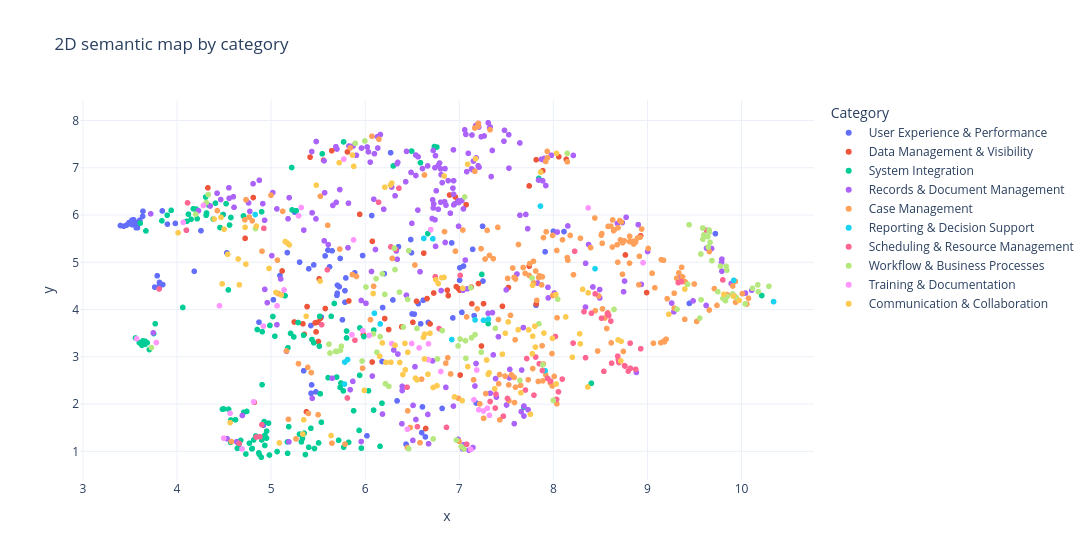

This figure's notebook cell:
### Markdown cell above
## 6. Visualizations

### Code cell
coords_2d = umap.UMAP(
    n_neighbors=15, n_components=2, min_dist=0.1, metric="cosine", random_state=42
).fit_transform(challenge_embeddings)
plot_df = pd.DataFrame({
    "x": coords_2d[:, 0], "y": coords_2d[:, 1],
    "Category": df["Category"].values,
    "Cluster_Label": df["Cluster_Label"].values,
    "Challenge": df[CHALLENGE_TEXT_COL].values,
    "Focus Group": df["focus_group"].values,
})
fig_map = px.scatter(
    plot_df, x="x", y="y", color="Category",
    hover_data=["Focus Group", "Cluster_Label", "Challenge"],
    title="2D semantic map by category",
)
fig_map.update_layout(height=560, width=1100, template="plotly_white")
fig_map.show()

### Figure 1 — Plotly figure (JSON) as saved in the notebook; plotly's stock layout.template omitted (floating-point values rounded to 4 significant figures; data arrays with more than 128 entries replaced by an {"elided": "..."} marker saying what was removed)
{"data": [{"customdata": {"elided": "99x3 str values"}, "hovertemplate": "Category=User Experience & Performance<br>x=%{x}<br>y=%{y}<br>Focus Group=%{customdata[0]}<br>Cluster_Label=%{customdata[1]}<br>Challenge=%{customdata[2]}<extra></extra>", "legendgroup": "User Experience & Performance", "marker": {"color": "#636efa", "symbol": "circle"}, "mode": "markers", "name": "User Experience & Performance", "showlegend": true, "type": "scattergl", "x": [5.724, 6.589, 5.699, 5.703, 3.433, 7.003, 3.521, 9.445, 6.492, 3.634, 3.843, 3.569, 3.638, 3.464, 6.354, 6.522, 6.498, 7.028, 6.919, 3.519, 5.43, 6.202, 8.0, 3.399, 6.07, 7.158, 7.142, 5.4, 5.453, 3.491, 5.424, 8.113, 5.648, 3.821, 5.705, 6.434, 6.185, 6.339, 7.252, 3.763, 9.722, 6.609, 3.493, 6.64, 3.817, 5.734, 5.303, 5.794, 4.871, 7.912, 7.247, 6.179, 6.6, 6.564, 3.605, 3.579, 4.255, 3.982, 5.574, 3.79, 5.476, 7.815, 5.172, 5.972, 3.566, 5.758, 7.045, 5.785, 5.889, 6.67, 3.813, 6.27, 3.539, 6.817, 5.346, 5.094, 6.484, 7.179, 5.621, 3.49, 5.25, 6.019, 5.604, 3.523, 3.898, 3.849, 6.294, 4.529, 5.024, 4.918, 5.121, 5.423, 5.785, 6.931, 5.533, 6.616, 7.006, 4.183, 4.491], "xaxis": "x", "y": [4.482, 3.7, 4.3, 4.347, 5.764, 4.62, 5.893, 4.131, 5.202, 5.972, 6.087, 5.838, 6.081, 5.788, 5.33, 3.904, 3.908, 3.941, 5.41, 5.85, 2.407, 4.761, 5.657, 5.778, 5.99, 3.872, 5.275, 4.863, 4.945, 5.814, 2.229, 5.651, 5.242, 4.513, 4.515, 1.154, 4.043, 2.069, 4.603, 4.476, 5.606, 1.941, 5.836, 1.306, 4.528, 5.081, 5.003, 4.668, 3.734, 5.223, 5.763, 2.902, 1.397, 4.124, 5.892, 5.731, 5.669, 5.823, 5.135, 4.716, 2.259, 4.09, 5.206, 5.143, 5.731, 3.784, 4.921, 4.156, 4.777, 3.728, 4.574, 7.319, 5.899, 1.909, 2.704, 4.72, 5.482, 2.023, 4.904, 5.84, 6.063, 1.33, 5.257, 5.797, 5.807, 4.529, 4.203, 5.2, 4.207, 1.554, 4.309, 3.662, 4.4, 3.823, 3.842, 4.197, 4.885, 4.81, 6.01], "yaxis": "y"}, {"customdata": {"elided": "64x3 str values"}, "hovertemplate": "Category=Data Management & Visibility<br>x=%{x}<br>y=%{y}<br>Focus Group=%{customdata[0]}<br>Cluster_Label=%{customdata[1]}<br>Challenge=%{customdata[2]}<extra></extra>", "legendgroup": "Data Management & Visibility", "marker": {"color": "#EF553B", "symbol": "circle"}, "mode": "markers", "name": "Data Management & Visibility", "showlegend": true, "type": "scattergl", "x": [6.249, 7.258, 6.657, 7.743, 4.734, 4.328, 5.511, 7.005, 6.883, 6.546, 5.503, 5.812, 6.897, 6.968, 5.826, 6.992, 7.134, 6.959, 6.986, 6.388, 5.981, 7.887, 5.644, 4.724, 8.058, 8.137, 8.927, 8.766, 6.076, 7.522, 7.817, 5.467, 5.414, 6.074, 7.01, 5.117, 5.353, 6.207, 5.382, 5.246, 6.622, 7.127, 8.991, 5.942, 5.376, 7.818, 7.073, 5.557, 6.873, 7.458, 7.235, 7.204, 6.728, 5.499, 6.507, 6.643, 5.478, 5.338, 5.576, 5.524, 4.81, 4.82, 6.689, 7.743], "xaxis": "x", "y": [3.578, 4.125, 4.233, 4.919, 6.319, 6.576, 4.65, 4.41, 4.296, 4.176, 3.324, 7.335, 6.424, 4.485, 4.182, 4.44, 4.122, 6.382, 6.299, 3.635, 3.467, 6.938, 7.361, 5.507, 7.234, 7.179, 5.561, 5.156, 5.444, 4.467, 7.17, 3.718, 7.225, 2.891, 2.615, 4.817, 3.476, 3.81, 4.063, 3.737, 5.194, 4.475, 4.36, 6.015, 1.838, 4.119, 6.219, 7.16, 4.41, 4.069, 3.229, 4.551, 4.351, 3.733, 3.731, 1.484, 3.528, 3.699, 4.023, 3.814, 6.37, 2.039, 3.697, 6.616], "yaxis": "y"}, {"customdata": {"elided": "137x3 str values"}, "hovertemplate": "Category=System Integration<br>x=%{x}<br>y=%{y}<br>Focus Group=%{customdata[0]}<br>Cluster_Label=%{customdata[1]}<br>Challenge=%{customdata[2]}<extra></extra>", "legendgroup": "System Integration", "marker": {"color": "#00cc96", "symbol": "circle"}, "mode": "markers", "name": "System Integration", "showlegend": true, "type": "scattergl", "x": {"elided": "137 float values"}, "xaxis": "x", "y": {"elided": "137 float values"}, "yaxis": "y"}, {"customdata": {"elided": "242x3 str values"}, "hovertemplate": "Category=Records & Document Management<br>x=%{x}<br>y=%{y}<br>Focus Group=%{customdata[0]}<br>Cluster_Label=%{customdata[1]}<br>Challenge=%{customdata[2]}<extra></extra>", "legendgroup": "Records & Document Management", "marker": {"color": "#ab63fa", "symbol": "circle"}, "mode": "markers", "name": "Records & Document Management", "showlegend": true, "type": "scattergl", "x": {"elided": "242 float values"}, "xaxis": "x", "y": {"elided": "242 float values"}, "yaxis": "y"}, {"customdata": {"elided": "199x3 str values"}, "hovertemplate": "Category=Case Management<br>x=%{x}<br>y=%{y}<br>Focus Group=%{customdata[0]}<br>Cluster_Label=%{customdata[1]}<br>Challenge=%{customdata[2]}<extra></extra>", "legendgroup": "Case Management", "marker": {"color": "#FFA15A", "symbol": "circle"}, "mode": "markers", "name": "Case Management", "showlegend": true, "type": "scattergl", "x": {"elided": "199 float values"}, "xaxis": "x", "y": {"elided": "199 float values"}, "yaxis": "y"}, {"customdata": [["BAA ALJs", "System Integration", "Decision bank"], ["BAA Supervisors", "User Experience & Performance", "Unreliable reports"], ["Permits", "User Experience & Performance", "Reads less like a report and more like a hunt for information"], ["NBD Data Team", "System Integration", "Tracking for users also cause of continuity for data reporting"], ["NBD Data Team", "Noise / unclustered", "Units! Subparcels"], ["Admin Aide", "System Integration", "S: Doesn't use Excel on day to day"], ["Admin Aide", "Case Management", "Inspectors update SeeClick Fix – not admin aides"], ["BAA ALJs", "User Experience & Performance", "Appreciate how staff put it in, but lots of room for error"], ["BAA ALJs", "Noise / unclustered", "Decision bank – e..g defaults – someone doesn't appear for"], ["CPC", "Noise / unclustered", "For what CPC uses it for – difficult to pin down exactly what's outstanding"], ["CPO-Coordinators", "Noise / unclustered", "IPS doesn't tell you when things expire unless you run it report"], ["Housing Inspectors", "Noise / unclustered", "Would be helpful in specific unit number"], ["Housing Inspectors", "System Integration", "Others don't typically use Excel independently"], ["OCHD", "User Experience & Performance", "Report generation takes time to navigate and is pretty complicated"], ["OCHD", "Records & Document Management", "Receive work through state and report updates through that as well - one requires ny.gov id to access for RR registration portal and entire health commerce system for all health-related data - access for 3 programs"], ["CPC", "Data Management & Visibility", "Ties into main account – what's missing here – an account overview"], ["IT", "Case Management", "Contest BAA tickets Report if trash already cleaned up"]], "hovertemplate": "Category=Reporting & Decision Support<br>x=%{x}<br>y=%{y}<br>Focus Group=%{customdata[0]}<br>Cluster_Label=%{customdata[1]}<br>Challenge=%{customdata[2]}<extra></extra>", "legendgroup": "Reporting & Decision Support", "marker": {"color": "#19d3f3", "symbol": "circle"}, "mode": "markers", "name": "Reporting & Decision Support", "showlegend": true, "type": "scattergl", "x": [6.098, 7.167, 7.309, 6.16, 6.623, 5.783, 7.912, 6.92, 8.443, 10.34, 4.831, 6.719, 5.813, 7.257, 5.78, 7.863, 9.918], "xaxis": "x", "y": [3.921, 3.781, 3.799, 3.695, 5.505, 2.889, 2.707, 3.366, 4.865, 4.168, 6.01, 5.498, 2.942, 3.773, 2.424, 6.189, 4.618], "yaxis": "y"}, {"customdata": {"elided": "67x3 str values"}, "hovertemplate": "Category=Scheduling & Resource Management<br>x=%{x}<br>y=%{y}<br>Focus Group=%{customdata[0]}<br>Cluster_Label=%{customdata[1]}<br>Challenge=%{customdata[2]}<extra></extra>", "legendgroup": "Scheduling & Resource Management", "marker": {"color": "#FF6692", "symbol": "circle"}, "mode": "markers", "name": "Scheduling & Resource Management", "showlegend": true, "type": "scattergl", "x": [8.405, 8.611, 8.574, 7.938, 6.142, 6.358, 7.716, 4.881, 8.619, 8.342, 8.094, 8.691, 7.703, 8.796, 8.054, 8.325, 8.819, 8.589, 8.444, 8.684, 8.536, 8.875, 8.512, 9.327, 7.469, 7.079, 9.801, 4.112, 6.309, 3.81, 8.761, 8.209, 5.597, 7.97, 4.923, 6.745, 7.009, 4.099, 7.849, 7.512, 7.812, 8.697, 4.84, 8.034, 4.661, 7.39, 7.794, 6.785, 7.382, 4.902, 8.756, 5.81, 8.021, 6.864, 8.226, 7.883, 5.891, 9.36, 7.327, 6.555, 8.816, 8.928, 9.627, 6.272, 6.445, 6.323, 5.537], "xaxis": "x", "y": [3.923, 3.757, 3.918, 2.543, 6.27, 6.567, 2.964, 1.308, 2.866, 2.982, 2.529, 2.942, 2.299, 2.699, 2.26, 3.955, 2.757, 3.874, 4.333, 3.014, 2.693, 2.736, 3.818, 4.57, 1.745, 1.15, 4.628, 6.257, 5.298, 4.436, 2.805, 3.291, 4.841, 2.485, 5.719, 4.694, 4.722, 5.68, 2.853, 2.119, 2.996, 2.879, 1.304, 2.1, 1.168, 2.212, 2.19, 3.598, 1.916, 1.565, 2.812, 2.13, 3.431, 1.508, 5.234, 2.71, 3.351, 4.591, 2.055, 1.523, 3.29, 3.171, 5.679, 5.327, 2.357, 5.274, 3.68], "yaxis": "y"}, {"customdata": {"elided": "85x3 str values"}, "hovertemplate": "Category=Workflow & Business Processes<br>x=%{x}<br>y=%{y}<br>Focus Group=%{customdata[0]}<br>Cluster_Label=%{customdata[1]}<br>Challenge=%{customdata[2]}<extra></extra>", "legendgroup": "Workflow & Business Processes", "marker": {"color": "#B6E880", "symbol": "circle"}, "mode": "markers", "name": "Workflow & Business Processes", "showlegend": true, "type": "scattergl", "x": [9.665, 4.332, 6.364, 9.59, 9.427, 6.452, 9.642, 6.116, 9.844, 7.167, 7.05, 6.181, 6.008, 9.314, 6.208, 6.214, 7.07, 9.905, 5.702, 6.158, 9.943, 7.887, 6.722, 4.197, 9.589, 10.17, 9.598, 8.148, 8.644, 7.122, 9.57, 6.819, 10.04, 7.13, 9.645, 10.29, 9.556, 6.463, 9.442, 9.586, 7.008, 7.02, 7.644, 9.748, 5.996, 5.966, 4.834, 8.046, 9.567, 10.12, 6.124, 6.317, 7.383, 5.894, 7.773, 7.999, 5.615, 7.846, 5.737, 5.747, 5.626, 6.087, 5.684, 9.829, 6.31, 9.848, 6.462, 7.066, 6.406, 7.057, 6.55, 6.969, 7.233, 9.802, 9.658, 6.251, 9.685, 9.775, 9.836, 3.728, 10.18, 6.987, 9.655, 4.311, 6.768], "xaxis": "x", "y": [5.422, 6.432, 4.369, 5.725, 4.535, 4.215, 5.545, 4.655, 4.832, 3.47, 1.05, 4.755, 4.477, 4.005, 4.322, 2.432, 2.97, 4.33, 3.113, 3.428, 4.254, 2.83, 1.265, 6.017, 5.489, 4.523, 5.579, 7.306, 4.003, 4.462, 4.207, 3.556, 4.12, 3.405, 5.323, 4.494, 3.819, 5.245, 5.795, 5.726, 3.377, 1.103, 2.503, 4.379, 7.567, 2.911, 5.714, 4.22, 5.176, 4.45, 3.097, 4.847, 3.603, 7.517, 4.667, 2.079, 3.268, 3.7, 3.139, 3.223, 3.081, 3.486, 3.114, 4.187, 5.299, 4.275, 1.055, 3.343, 3.631, 6.382, 3.601, 1.24, 3.099, 4.235, 5.64, 2.376, 5.036, 4.919, 4.914, 3.195, 4.379, 3.231, 5.683, 6.265, 2.956], "yaxis": "y"}, {"customdata": [["BAA Supervisors", "System Integration", "SOP process"], ["BAA Supervisors", "System Integration", "Note taking (nothing technical)"], ["Building Inspectors", "Records & Document Management", "Required permits"], ["Building Inspectors", "Case Management", "Elevator certification"], ["Building Inspectors", "Case Management", "Water certification"], ["Permit/Commercial/Electrical Inspectors", "System Integration", "Better training on processes in pace"], ["Supervisors", "System Integration", "Special Knowledge needed to operate system"], ["Admin Aide", "System Integration", "[PERSON] not really trained on AS400"], ["Admin Aide", "Records & Document Management", "That needs to be updated"], ["BAA ALJs", "System Integration", "Archaic program Lack of training materials?"], ["Building Inspectors", "Case Management", "Technology See the water and elevator certs – have to ask Sonya – no note if it's passed or paid"], ["Building Inspectors", "User Experience & Performance", "Couldn't save documents in there – had to go into Onbase"], ["CPO-Coordinators", "System Integration", "Can't print generate documents in Camino"], ["CPO-Coordinators", "System Integration", "Does like document generation in IPS – certs look elementary coming out of Camino"], ["Fire", "Case Management", "Eventually adding Fire alarms (starting to be in there) not required yet"], ["IT", "System Integration", "Upgrade and dev system so you can at least access read-only"], ["IT", "System Integration", "Common with health firm - 80-90k for support on system – stand up in read only mode – back it up once"], ["IT", "System Integration", "Significant part of implementation cost would be prep work we do or rely on 3rd party to support that work"], ["NBD Data Team", "System Integration", "R: process: lack of standardize data entry due to lack of processes. Codes staff notes make it hard to parse data. System training & support. Lack of automation: BAA process is manual, automatic double fines. Workflow related. Lack of sys use for cross dept projects: law dept. Camino & Ips makes in difficult for continutity. Timely sys update, literally years to solve anything. IT have to manually go into each sys and there could be a bug. It is clunky, easy to accidentally break things: deactive rec type, SPCC book, lack of data validation, things missing. Limited ability to associate inspection types with case type. Resubs occure limitations. Limited track organise cases based on unit level. Address book cant add related address if already exist. BAA only can track things on case level only, but we need more. If one violation is correct but other exists, it is very challenging and messy."], ["NBD Data Team", "System Integration", "J: Camino needs the training & support and IPS database design."], ["NBD Internal", "Noise / unclustered", "Permits- intake they go into IPS – flashes historic sites – they figure out what I need to review. They refer a lot of things – but if i am not here they need more trainings."], ["NBD Internal", "Case Management", "Training is needed. Codes – zoning & presv ordinance – enforcement side: code inspectors work with her. Getting approved."], ["OCHD", "Case Management", "Especially if seeing codes issues where they're also seeing issues, helpful to know what's been documented/cited"], ["OCHD", "System Integration", "No training for IPS"], ["Permit/Commercial/Electrical Inspectors", "System Integration", "Lack of training with Camino"], ["Permits", "System Integration", "Not much existing documentation for IPS – figure it out, trial and error"], ["Permits", "Case Management", "Other plan reviewers? Engineering, ROW Mostly Camino [PERSON] Thompson – prefers documentation history in IPS"], ["Supervisors", "Noise / unclustered", "Muj: IPS – waiting on landlords and tenants to get ducks in a row and provide documentation, or if provided, getting it in piecemeal"], ["Supervisors", "Noise / unclustered", "Sending phone screenshots of documents frustrating"], ["Supervisors", "Noise / unclustered", "Technology Drop-down selection Dropbox feature for getting documents"], ["Zoning", "Case Management", "Fields are separate – if type in 200 salina – will pull up anything that's 200 level – will produce random documents"], ["Zoning", "Noise / unclustered", "Questions about what's actually permitted"], ["Zoning", "Records & Document Management", "Zone checks more of a formal process – word document – goes into work queue – all internal"], ["Housing Inspectors", "System Integration", "Not any training materials"], ["NBD Internal", "System Integration", "[PERSON] System that comes with video trainings. Sometimes we have interns to do data entry – lots of time to explain it"], ["OCHD", "System Integration", "Easier way to share documents and photos instead of cluttering email - right now, if remoted in, Deb has to access city One Drive, attach from there, don't bother with it most of the time because cumbersome/time consuming"]], "hovertemplate": "Category=Training & Documentation<br>x=%{x}<br>y=%{y}<br>Focus Group=%{customdata[0]}<br>Cluster_Label=%{customdata[1]}<br>Challenge=%{customdata[2]}<extra></extra>", "legendgroup": "Training & Documentation", "marker": {"color": "#FF97FF", "symbol": "circle"}, "mode": "markers", "name": "Training & Documentation", "showlegend": true, "type": "scattergl", "x": [6.673, 6.573, 6.448, 7.32, 7.298, 6.494, 5.859, 3.571, 5.773, 5.974, 7.207, 5.876, 4.496, 4.814, 7.156, 5.063, 3.78, 6.672, 6.282, 4.564, 5.292, 7.257, 6.804, 4.067, 4.691, 4.28, 7.185, 5.32, 5.137, 6.696, 8.37, 8.953, 7.123, 4.451, 6.042, 4.918], "xaxis": "x", "y": [3.275, 3.19, 1.469, 1.762, 1.912, 3.283, 3.469, 3.384, 7.184, 3.552, 1.88, 5.474, 1.279, 2.047, 2.091, 4.079, 3.303, 2.94, 3.28, 1.807, 5.984, 1.854, 2.69, 5.845, 1.052, 6.203, 2.722, 6.159, 4.416, 5.692, 6.151, 4.993, 1.04, 4.08, 3.452, 3.648], "yaxis": "y"}, {"customdata": {"elided": "100x3 str values"}, "hovertemplate": "Category=Communication & Collaboration<br>x=%{x}<br>y=%{y}<br>Focus Group=%{customdata[0]}<br>Cluster_Label=%{customdata[1]}<br>Challenge=%{customdata[2]}<extra></extra>", "legendgroup": "Communication & Collaboration", "marker": {"color": "#FECB52", "symbol": "circle"}, "mode": "markers", "name": "Communication & Collaboration", "showlegend": true, "type": "scattergl", "x": [8.311, 6.534, 8.716, 6.751, 5.864, 6.632, 6.688, 7.9, 6.619, 6.422, 6.776, 7.99, 6.317, 4.662, 6.221, 7.307, 6.763, 6.814, 7.036, 6.838, 4.978, 5.878, 8.72, 8.033, 6.368, 5.723, 5.193, 6.401, 7.802, 9.397, 7.458, 7.09, 9.975, 8.37, 8.131, 8.688, 4.011, 4.723, 7.756, 6.208, 6.452, 7.779, 6.551, 7.78, 7.519, 4.732, 6.182, 4.843, 7.29, 7.809, 7.173, 7.489, 6.283, 5.109, 8.279, 4.48, 4.467, 6.153, 6.273, 7.031, 5.521, 6.084, 8.202, 5.48, 5.15, 9.812, 8.031, 7.376, 5.051, 7.655, 9.227, 5.346, 5.637, 4.565, 6.949, 4.5, 4.538, 7.776, 5.991, 5.337, 8.286, 7.317, 7.089, 6.427, 6.839, 6.722, 5.372, 4.394, 6.269, 7.864, 4.65, 9.913, 8.026, 7.626, 7.737, 6.667, 8.366, 5.088, 5.174, 6.63], "xaxis": "x", "y": [4.428, 2.55, 2.913, 4.628, 7.268, 3.481, 3.498, 3.503, 3.413, 3.284, 4.551, 3.39, 3.244, 4.524, 2.882, 2.629, 2.389, 4.675, 4.449, 4.681, 4.87, 7.029, 3.329, 7.305, 2.881, 7.107, 5.369, 2.625, 3.649, 4.434, 3.056, 2.795, 4.193, 4.354, 3.844, 3.357, 5.625, 5.74, 1.785, 6.589, 3.096, 4.514, 2.514, 3.436, 3.738, 4.962, 3.295, 5.765, 2.933, 3.207, 7.19, 3.499, 6.676, 4.309, 3.489, 4.544, 5.951, 3.014, 2.885, 2.074, 4.602, 4.34, 2.991, 6.633, 5.439, 4.324, 2.425, 2.324, 4.361, 2.239, 3.901, 1.668, 1.335, 1.608, 2.153, 5.7, 5.169, 3.066, 2.29, 1.366, 3.276, 2.664, 7.075, 2.726, 6.825, 2.352, 3.858, 5.915, 6.635, 6.907, 5.07, 4.283, 4.317, 3.572, 3.57, 2.631, 2.363, 1.178, 5.404, 2.955], "yaxis": "y"}], "layout": {"height": 560, "legend": {"title": {"text": "Category"}, "tracegroupgap": 0}, "title": {"text": "2D semantic map by category"}, "width": 1100, "xaxis": {"anchor": "y", "domain": [0, 1], "title": {"text": "x"}}, "yaxis": {"anchor": "x", "domain": [0, 1], "title": {"text": "y"}}}}
